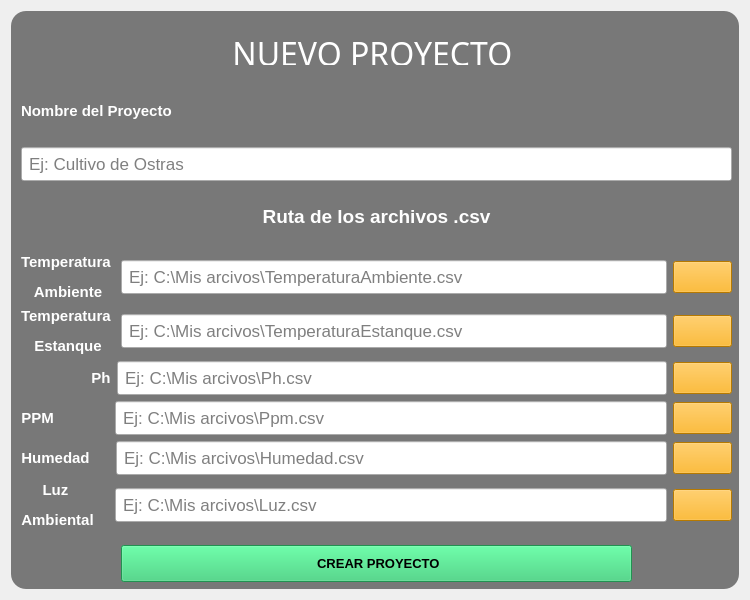
<?xml version="1.0" encoding="UTF-8"?>
<ui version="4.0">
 <class>centralCtn</class>
 <widget class="QWidget" name="centralCtn">
  <property name="geometry">
   <rect>
    <x>0</x>
    <y>0</y>
    <width>750</width>
    <height>600</height>
   </rect>
  </property>
  <property name="windowTitle">
   <string>Nuevo Proyecto</string>
  </property>
  <property name="styleSheet">
   <string notr="true">#centralCtn{
	background-image: url(:/Img/bg.png);
}

#widget{
	background-color: rgba(0,0,0,0.5);
	border-radius: 15px;
}

#label, #label_2, #label_3,#label_4,#label_5,#label_6{
	color: white;
}

QLineEdit, QComboBox, QPushButton{
	padding: 5px;
}


#dsBtn:diseabled{
	opacity:0.5;
}
</string>
  </property>
  <layout class="QVBoxLayout" name="verticalLayout">
   <item>
    <widget class="QWidget" name="widget" native="true">
     <widget class="QWidget" name="verticalLayoutWidget">
      <property name="geometry">
       <rect>
        <x>10</x>
        <y>70</y>
        <width>711</width>
        <height>448</height>
       </rect>
      </property>
      <layout class="QVBoxLayout" name="verticalLayout_2">
       <item>
        <layout class="QVBoxLayout" name="verticalLayout_3">
         <item>
          <layout class="QHBoxLayout" name="horizontalLayout">
           <item>
            <widget class="QLabel" name="label_4">
             <property name="text">
              <string>&lt;html&gt;&lt;head/&gt;&lt;body&gt;&lt;p&gt;&lt;span style=&quot; font-size:11pt; font-weight:700;&quot;&gt;Nombre del Proyecto&lt;/span&gt;&lt;/p&gt;&lt;/body&gt;&lt;/html&gt;</string>
             </property>
            </widget>
           </item>
          </layout>
         </item>
         <item>
          <layout class="QHBoxLayout" name="horizontalLayout_4">
           <item>
            <widget class="QLineEdit" name="nameLE">
             <property name="font">
              <font>
               <pointsize>13</pointsize>
              </font>
             </property>
             <property name="placeholderText">
              <string>Ej: Cultivo de Ostras</string>
             </property>
             <property name="cursorMoveStyle">
              <enum>Qt::CursorMoveStyle::LogicalMoveStyle</enum>
             </property>
            </widget>
           </item>
          </layout>
         </item>
         <item>
          <layout class="QHBoxLayout" name="horizontalLayout_2">
           <item>
            <widget class="QLabel" name="label_6">
             <property name="font">
              <font>
               <family>Segoe UI</family>
               <pointsize>14</pointsize>
               <bold>true</bold>
              </font>
             </property>
             <property name="text">
              <string>&lt;html&gt;&lt;head/&gt;&lt;body&gt;&lt;p align=&quot;center&quot;&gt;Ruta de los archivos .csv&lt;/p&gt;&lt;/body&gt;&lt;/html&gt;</string>
             </property>
            </widget>
           </item>
          </layout>
         </item>
         <item>
          <layout class="QHBoxLayout" name="horizontalLayout_12">
           <item>
            <widget class="QLabel" name="label_13">
             <property name="text">
              <string>&lt;html&gt;&lt;head/&gt;&lt;body&gt;&lt;p align=&quot;center&quot;&gt;&lt;span style=&quot; font-size:11pt; font-weight:700; color:#ffffff;&quot;&gt;Temperatura &lt;/span&gt;&lt;/p&gt;&lt;p align=&quot;center&quot;&gt;&lt;span style=&quot; font-size:11pt; font-weight:700; color:#ffffff;&quot;&gt;Ambiente&lt;/span&gt;&lt;/p&gt;&lt;/body&gt;&lt;/html&gt;</string>
             </property>
            </widget>
           </item>
           <item>
            <widget class="QLineEdit" name="LeTa">
             <property name="font">
              <font>
               <pointsize>13</pointsize>
               <bold>false</bold>
              </font>
             </property>
             <property name="styleSheet">
              <string notr="true"/>
             </property>
             <property name="text">
              <string/>
             </property>
             <property name="placeholderText">
              <string>Ej: C:\Mis arcivos\TemperaturaAmbiente.csv</string>
             </property>
            </widget>
           </item>
           <item>
            <widget class="QPushButton" name="fTaBtn">
             <property name="minimumSize">
              <size>
               <width>45</width>
               <height>30</height>
              </size>
             </property>
             <property name="font">
              <font>
               <pointsize>13</pointsize>
               <bold>true</bold>
              </font>
             </property>
             <property name="cursor">
              <cursorShape>PointingHandCursor</cursorShape>
             </property>
             <property name="autoFillBackground">
              <bool>false</bool>
             </property>
             <property name="styleSheet">
              <string notr="true">background-color:rgb(255, 170, 0);</string>
             </property>
             <property name="text">
              <string/>
             </property>
             <property name="icon">
              <iconset resource="../../resources/resources.qrc">
               <normaloff>:/icon/folder-plus-solid.png</normaloff>:/icon/folder-plus-solid.png</iconset>
             </property>
             <property name="flat">
              <bool>false</bool>
             </property>
            </widget>
           </item>
          </layout>
         </item>
         <item>
          <layout class="QHBoxLayout" name="horizontalLayout_11">
           <item>
            <widget class="QLabel" name="label_12">
             <property name="text">
              <string>&lt;html&gt;&lt;head/&gt;&lt;body&gt;&lt;p align=&quot;center&quot;&gt;&lt;span style=&quot; font-size:11pt; font-weight:700; color:#ffffff;&quot;&gt;Temperatura &lt;/span&gt;&lt;/p&gt;&lt;p align=&quot;center&quot;&gt;&lt;span style=&quot; font-size:11pt; font-weight:700; color:#ffffff;&quot;&gt;Estanque&lt;/span&gt;&lt;/p&gt;&lt;/body&gt;&lt;/html&gt;</string>
             </property>
            </widget>
           </item>
           <item>
            <widget class="QLineEdit" name="LeTe">
             <property name="font">
              <font>
               <pointsize>13</pointsize>
               <bold>false</bold>
              </font>
             </property>
             <property name="styleSheet">
              <string notr="true"/>
             </property>
             <property name="text">
              <string/>
             </property>
             <property name="placeholderText">
              <string>Ej: C:\Mis arcivos\TemperaturaEstanque.csv</string>
             </property>
            </widget>
           </item>
           <item>
            <widget class="QPushButton" name="fTeBtn">
             <property name="minimumSize">
              <size>
               <width>45</width>
               <height>30</height>
              </size>
             </property>
             <property name="font">
              <font>
               <pointsize>13</pointsize>
               <bold>true</bold>
              </font>
             </property>
             <property name="cursor">
              <cursorShape>PointingHandCursor</cursorShape>
             </property>
             <property name="autoFillBackground">
              <bool>false</bool>
             </property>
             <property name="styleSheet">
              <string notr="true">background-color:rgb(255, 170, 0);</string>
             </property>
             <property name="text">
              <string/>
             </property>
             <property name="icon">
              <iconset resource="../../resources/resources.qrc">
               <normaloff>:/icon/folder-plus-solid.png</normaloff>:/icon/folder-plus-solid.png</iconset>
             </property>
             <property name="flat">
              <bool>false</bool>
             </property>
            </widget>
           </item>
          </layout>
         </item>
         <item>
          <layout class="QHBoxLayout" name="horizontalLayout_10">
           <item>
            <spacer name="horizontalSpacer">
             <property name="orientation">
              <enum>Qt::Orientation::Horizontal</enum>
             </property>
             <property name="sizeType">
              <enum>QSizePolicy::Policy::Minimum</enum>
             </property>
             <property name="sizeHint" stdset="0">
              <size>
               <width>70</width>
               <height>20</height>
              </size>
             </property>
            </spacer>
           </item>
           <item>
            <widget class="QLabel" name="label_11">
             <property name="text">
              <string>&lt;html&gt;&lt;head/&gt;&lt;body&gt;&lt;p align=&quot;center&quot;&gt;&lt;span style=&quot; font-size:11pt; font-weight:700; color:#ffffff;&quot;&gt;Ph&lt;/span&gt;&lt;/p&gt;&lt;/body&gt;&lt;/html&gt;</string>
             </property>
            </widget>
           </item>
           <item>
            <widget class="QLineEdit" name="LePh">
             <property name="font">
              <font>
               <pointsize>13</pointsize>
               <bold>false</bold>
              </font>
             </property>
             <property name="styleSheet">
              <string notr="true"/>
             </property>
             <property name="text">
              <string/>
             </property>
             <property name="placeholderText">
              <string>Ej: C:\Mis arcivos\Ph.csv</string>
             </property>
            </widget>
           </item>
           <item>
            <widget class="QPushButton" name="fPhBtn">
             <property name="minimumSize">
              <size>
               <width>45</width>
               <height>30</height>
              </size>
             </property>
             <property name="font">
              <font>
               <pointsize>13</pointsize>
               <bold>true</bold>
              </font>
             </property>
             <property name="cursor">
              <cursorShape>PointingHandCursor</cursorShape>
             </property>
             <property name="autoFillBackground">
              <bool>false</bool>
             </property>
             <property name="styleSheet">
              <string notr="true">background-color:rgb(255, 170, 0);</string>
             </property>
             <property name="text">
              <string/>
             </property>
             <property name="icon">
              <iconset resource="../../resources/resources.qrc">
               <normaloff>:/icon/folder-plus-solid.png</normaloff>:/icon/folder-plus-solid.png</iconset>
             </property>
             <property name="flat">
              <bool>false</bool>
             </property>
            </widget>
           </item>
          </layout>
         </item>
         <item>
          <layout class="QHBoxLayout" name="horizontalLayout_5">
           <item>
            <widget class="QLabel" name="label_7">
             <property name="text">
              <string>&lt;html&gt;&lt;head/&gt;&lt;body&gt;&lt;p align=&quot;center&quot;&gt;&lt;span style=&quot; font-size:11pt; font-weight:700; color:#ffffff;&quot;&gt;PPM&lt;/span&gt;&lt;/p&gt;&lt;/body&gt;&lt;/html&gt;</string>
             </property>
            </widget>
           </item>
           <item>
            <spacer name="horizontalSpacer_2">
             <property name="orientation">
              <enum>Qt::Orientation::Horizontal</enum>
             </property>
             <property name="sizeType">
              <enum>QSizePolicy::Policy::Fixed</enum>
             </property>
             <property name="sizeHint" stdset="0">
              <size>
               <width>55</width>
               <height>20</height>
              </size>
             </property>
            </spacer>
           </item>
           <item>
            <widget class="QLineEdit" name="LePpm">
             <property name="font">
              <font>
               <pointsize>13</pointsize>
               <bold>false</bold>
              </font>
             </property>
             <property name="styleSheet">
              <string notr="true"/>
             </property>
             <property name="text">
              <string/>
             </property>
             <property name="placeholderText">
              <string>Ej: C:\Mis arcivos\Ppm.csv</string>
             </property>
            </widget>
           </item>
           <item>
            <widget class="QPushButton" name="fPpmBtn">
             <property name="minimumSize">
              <size>
               <width>45</width>
               <height>30</height>
              </size>
             </property>
             <property name="font">
              <font>
               <pointsize>13</pointsize>
               <bold>true</bold>
              </font>
             </property>
             <property name="cursor">
              <cursorShape>PointingHandCursor</cursorShape>
             </property>
             <property name="autoFillBackground">
              <bool>false</bool>
             </property>
             <property name="styleSheet">
              <string notr="true">background-color:rgb(255, 170, 0);</string>
             </property>
             <property name="text">
              <string/>
             </property>
             <property name="icon">
              <iconset resource="../../resources/resources.qrc">
               <normaloff>:/icon/folder-plus-solid.png</normaloff>:/icon/folder-plus-solid.png</iconset>
             </property>
             <property name="flat">
              <bool>false</bool>
             </property>
            </widget>
           </item>
          </layout>
         </item>
         <item>
          <layout class="QHBoxLayout" name="horizontalLayout_6">
           <item>
            <widget class="QLabel" name="label_8">
             <property name="text">
              <string>&lt;html&gt;&lt;head/&gt;&lt;body&gt;&lt;p align=&quot;center&quot;&gt;&lt;span style=&quot; font-size:11pt; font-weight:700; color:#ffffff;&quot;&gt;Humedad&lt;/span&gt;&lt;/p&gt;&lt;/body&gt;&lt;/html&gt;</string>
             </property>
            </widget>
           </item>
           <item>
            <spacer name="horizontalSpacer_3">
             <property name="orientation">
              <enum>Qt::Orientation::Horizontal</enum>
             </property>
             <property name="sizeType">
              <enum>QSizePolicy::Policy::Fixed</enum>
             </property>
             <property name="sizeHint" stdset="0">
              <size>
               <width>20</width>
               <height>20</height>
              </size>
             </property>
            </spacer>
           </item>
           <item>
            <widget class="QLineEdit" name="LeHum">
             <property name="font">
              <font>
               <pointsize>13</pointsize>
               <bold>false</bold>
              </font>
             </property>
             <property name="styleSheet">
              <string notr="true"/>
             </property>
             <property name="text">
              <string/>
             </property>
             <property name="placeholderText">
              <string>Ej: C:\Mis arcivos\Humedad.csv</string>
             </property>
            </widget>
           </item>
           <item>
            <widget class="QPushButton" name="fHumBtn">
             <property name="minimumSize">
              <size>
               <width>45</width>
               <height>30</height>
              </size>
             </property>
             <property name="font">
              <font>
               <pointsize>13</pointsize>
               <bold>true</bold>
              </font>
             </property>
             <property name="cursor">
              <cursorShape>PointingHandCursor</cursorShape>
             </property>
             <property name="autoFillBackground">
              <bool>false</bool>
             </property>
             <property name="styleSheet">
              <string notr="true">background-color:rgb(255, 170, 0);</string>
             </property>
             <property name="text">
              <string/>
             </property>
             <property name="icon">
              <iconset resource="../../resources/resources.qrc">
               <normaloff>:/icon/folder-plus-solid.png</normaloff>:/icon/folder-plus-solid.png</iconset>
             </property>
             <property name="flat">
              <bool>false</bool>
             </property>
            </widget>
           </item>
          </layout>
         </item>
         <item>
          <layout class="QHBoxLayout" name="horizontalLayout_8">
           <item>
            <widget class="QLabel" name="label_9">
             <property name="text">
              <string>&lt;html&gt;&lt;head/&gt;&lt;body&gt;&lt;p align=&quot;center&quot;&gt;&lt;span style=&quot; font-size:11pt; font-weight:700; color:#ffffff;&quot;&gt;Luz &lt;/span&gt;&lt;/p&gt;&lt;p align=&quot;center&quot;&gt;&lt;span style=&quot; font-size:11pt; font-weight:700; color:#ffffff;&quot;&gt;Ambiental&lt;/span&gt;&lt;/p&gt;&lt;/body&gt;&lt;/html&gt;</string>
             </property>
            </widget>
           </item>
           <item>
            <spacer name="horizontalSpacer_4">
             <property name="orientation">
              <enum>Qt::Orientation::Horizontal</enum>
             </property>
             <property name="sizeType">
              <enum>QSizePolicy::Policy::Fixed</enum>
             </property>
             <property name="sizeHint" stdset="0">
              <size>
               <width>15</width>
               <height>20</height>
              </size>
             </property>
            </spacer>
           </item>
           <item>
            <widget class="QLineEdit" name="LeLuz">
             <property name="font">
              <font>
               <pointsize>13</pointsize>
               <bold>false</bold>
              </font>
             </property>
             <property name="styleSheet">
              <string notr="true"/>
             </property>
             <property name="text">
              <string/>
             </property>
             <property name="placeholderText">
              <string>Ej: C:\Mis arcivos\Luz.csv</string>
             </property>
            </widget>
           </item>
           <item>
            <widget class="QPushButton" name="fLuzBtn">
             <property name="minimumSize">
              <size>
               <width>45</width>
               <height>30</height>
              </size>
             </property>
             <property name="font">
              <font>
               <pointsize>13</pointsize>
               <bold>true</bold>
              </font>
             </property>
             <property name="cursor">
              <cursorShape>PointingHandCursor</cursorShape>
             </property>
             <property name="autoFillBackground">
              <bool>false</bool>
             </property>
             <property name="styleSheet">
              <string notr="true">background-color:rgb(255, 170, 0);</string>
             </property>
             <property name="text">
              <string/>
             </property>
             <property name="icon">
              <iconset resource="../../resources/resources.qrc">
               <normaloff>:/icon/folder-plus-solid.png</normaloff>:/icon/folder-plus-solid.png</iconset>
             </property>
             <property name="flat">
              <bool>false</bool>
             </property>
            </widget>
           </item>
          </layout>
         </item>
        </layout>
       </item>
      </layout>
     </widget>
     <widget class="QWidget" name="verticalLayoutWidget_3">
      <property name="geometry">
       <rect>
        <x>10</x>
        <y>20</y>
        <width>711</width>
        <height>34</height>
       </rect>
      </property>
      <layout class="QVBoxLayout" name="verticalLayout_4">
       <item>
        <widget class="QLabel" name="label">
         <property name="font">
          <font>
           <family>MS Gothic</family>
           <pointsize>24</pointsize>
          </font>
         </property>
         <property name="text">
          <string>&lt;html&gt;&lt;head/&gt;&lt;body&gt;&lt;p align=&quot;center&quot;&gt;&lt;span style=&quot; font-size:24pt;&quot;&gt;NUEVO PROYECTO &lt;/span&gt;&lt;/p&gt;&lt;/body&gt;&lt;/html&gt;</string>
         </property>
        </widget>
       </item>
      </layout>
     </widget>
     <widget class="QWidget" name="horizontalLayoutWidget_3">
      <property name="geometry">
       <rect>
        <x>10</x>
        <y>530</y>
        <width>711</width>
        <height>46</height>
       </rect>
      </property>
      <layout class="QHBoxLayout" name="horizontalLayout_3">
       <item>
        <spacer name="horizontalSpacer_5">
         <property name="orientation">
          <enum>Qt::Orientation::Horizontal</enum>
         </property>
         <property name="sizeType">
          <enum>QSizePolicy::Policy::Fixed</enum>
         </property>
         <property name="sizeHint" stdset="0">
          <size>
           <width>100</width>
           <height>20</height>
          </size>
         </property>
        </spacer>
       </item>
       <item>
        <widget class="QPushButton" name="createDashBtn">
         <property name="font">
          <font>
           <family>Segoe UI</family>
           <pointsize>10</pointsize>
           <bold>true</bold>
          </font>
         </property>
         <property name="cursor">
          <cursorShape>PointingHandCursor</cursorShape>
         </property>
         <property name="styleSheet">
          <string notr="true">color: &quot;white&quot;;
padding:10px;
background-color: rgba(46, 204, 113,1.0);</string>
         </property>
         <property name="text">
          <string> CREAR PROYECTO</string>
         </property>
         <property name="icon">
          <iconset resource="../../resources/resources.qrc">
           <normaloff>:/icon/chart-simple-solid.png</normaloff>:/icon/chart-simple-solid.png</iconset>
         </property>
        </widget>
       </item>
       <item>
        <spacer name="horizontalSpacer_6">
         <property name="orientation">
          <enum>Qt::Orientation::Horizontal</enum>
         </property>
         <property name="sizeType">
          <enum>QSizePolicy::Policy::Fixed</enum>
         </property>
         <property name="sizeHint" stdset="0">
          <size>
           <width>100</width>
           <height>20</height>
          </size>
         </property>
        </spacer>
       </item>
      </layout>
     </widget>
    </widget>
   </item>
  </layout>
 </widget>
 <resources>
  <include location="../../resources/resources.qrc"/>
 </resources>
 <connections/>
</ui>
